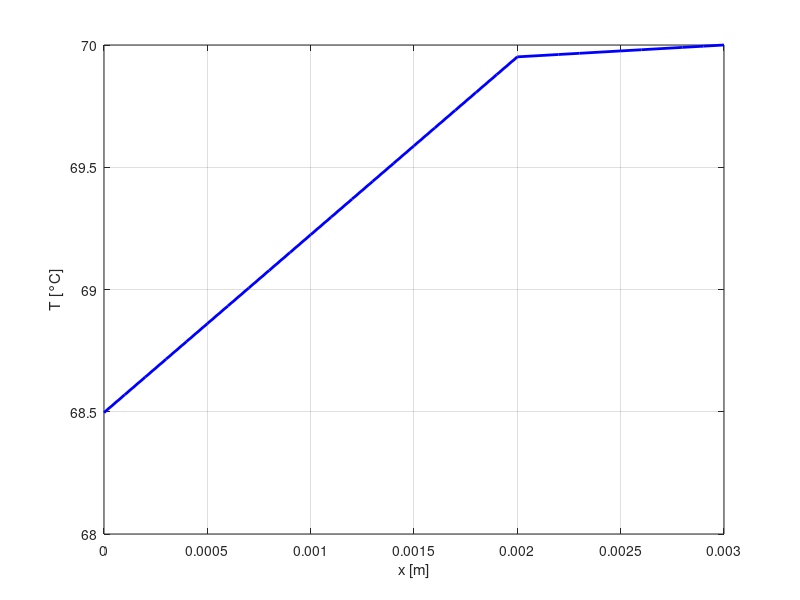

The MATLAB source for this figure:
clc; clear; close all;

%% dati
surf = .6^2; %m^2
tu = 2e-3; %m
td = 1e-3; %m
Tu = 20; %°C
Td = 70; %°C
hh = 15; %W/m^2K
ku = 1; %W/mK
kd = 15; %W/mK

%% griglia {(up) 0->robin->i->s->dirichlet->end (down)}
dx = 1e-4; %m
xu = (0:dx:tu)';
nu = length(xu);
xd = (tu+dx:dx:tu+td)';
xx = [xu;xd];
nn = length(xx);

%% AA & bb
my_diag = ones(nn,1);
AA = spdiags([my_diag -2*my_diag my_diag], -1:1, nn, nn);
bb = zeros(nn,1);

%% coco & TT
%robin
AA(1,1) = hh/ku*dx+1;
AA(1,2) = -1;
bb(1) = hh*Tu*dx/ku;

%continuità
AA(nu,nu-1) = -ku;
AA(nu,nu) = ku+kd;
AA(nu,nu+1) = -kd;
bb(nu) = 0;

%dirichlet
AA(end,end-1) = 0;
AA(end,end) = 1;
bb(end) = Td;

TT = AA\bb;

%% perdite
qq = surf*hh*(Tu-TT(1)); %W/m^2

%% plotto
plot(xx,TT, 'b-', 'linewidth', 2)
xlabel('x [m]')
ylabel('T [°C]')
grid on